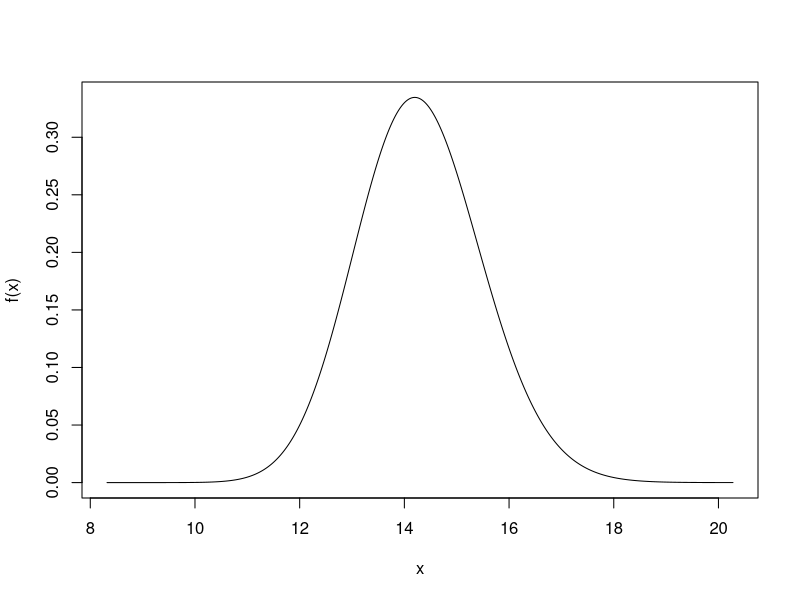

Recreate this plot in R.
rm(list=ls())
alpha <- 143.001  # change to desired value  
beta <- 10.001    # change to desired value 
mean <- alpha/beta
sd <- sqrt(alpha/(beta^2))
lo_lim_x <- mean - 5 * sd
up_lim_x <- mean + 5 * sd 
inc <- (up_lim_x - lo_lim_x)/10000
x <- seq(from = lo_lim_x, to = up_lim_x, by = inc)
ly <- (alpha-1)*log(x) + alpha*log(beta) - x*beta - lgamma(alpha)
y <- exp(ly)
plot(x, y, type ="l", xlab ="x", ylab="f(x)", xlim =
       c(lo_lim_x,up_lim_x))